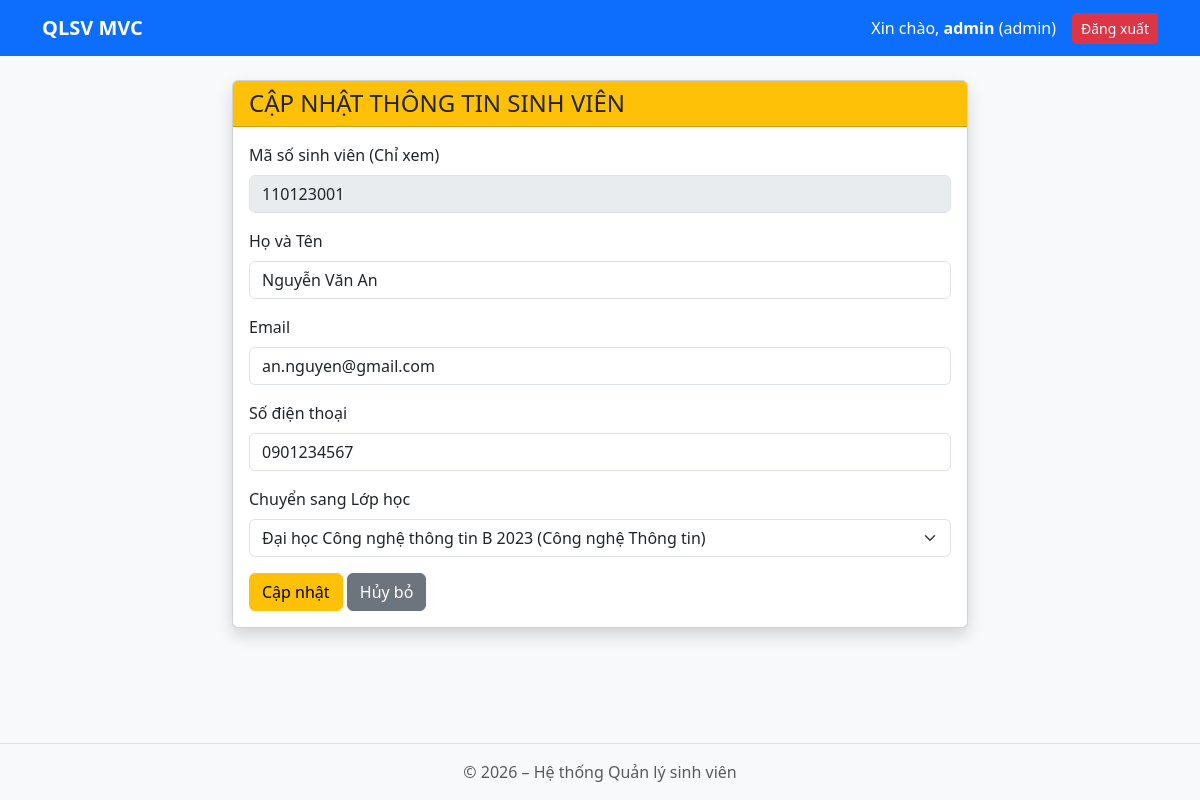
The app's page /index.php?action=student-edit&id=110123001 (signed in) with its own data.
### tables this page shows
CREATE TABLE IF NOT EXISTS `students` (
  `student_id` VARCHAR(9) NOT NULL PRIMARY KEY,
  `fullname` VARCHAR(100) NOT NULL,
  `email` VARCHAR(100) NOT NULL,
  `phone` VARCHAR(15) NOT NULL,
  `class_code` VARCHAR(15) NOT NULL,
  CONSTRAINT `fk_students_classes` FOREIGN KEY (`class_code`) REFERENCES `classes` (`class_code`) ON DELETE CASCADE ON UPDATE CASCADE
);

CREATE TABLE IF NOT EXISTS `classes` (
  `class_code` VARCHAR(15) NOT NULL PRIMARY KEY,
  `class_name` VARCHAR(100) NOT NULL,
  `major_code` VARCHAR(5) NOT NULL,
  CONSTRAINT `fk_classes_majors` FOREIGN KEY (`major_code`) REFERENCES `majors` (`major_code`) ON DELETE CASCADE ON UPDATE CASCADE
);

### app/controllers/StudentController.php (called while the page is built, shortened)
<?php
require_once __DIR__ . '/../models/StudentModel.php';
require_once __DIR__ . '/../models/ClassModel.php';
class StudentController {
    private $studentModel;
    private $classModel;
    public function __construct() {
        $this->db = new DataBase();
        $this->studentModel = new StudentModel($this->db);
        $this->classModel = new ClassModel($this->db);
    }
    public function edit($id) {
        $student = $this->studentModel->findById($id);
        $classes = $this->classModel->all();
        require_once __DIR__ . '/../views/students/edit.php';
    }
}

### public/index.php (called while the page is built, shortened)
<?php
$router = new Router();
$router->dispatch();
?>

### app/models/StudentModel.php (called while the page is built, shortened)
<?php
class StudentModel {
    private $db;
    public function __construct(DataBase $db, $id = null, $fullname = '', $email = '', $phone = '', $class_code = '') {
        $this->db = $db;
        $this->student_id = $id;
        $this->fullname = $fullname;
        $this->email = $email;
        $this->phone = $phone;
        $this->class_code = $class_code;
    }
    public function findById($id) {
        $pdo = $this->db->getConnection();
        $sql = "SELECT s.*, c.class_name, m.major_name
                FROM students s
                JOIN classes c ON s.class_code = c.class_code
                JOIN majors m ON c.major_code = m.major_code
                WHERE s.student_id = :id LIMIT 1";
        $stmt = $pdo->prepare($sql);
        $stmt->bindValue(':id', $id, PDO::PARAM_STR);
        $stmt->execute();
        $row = $stmt->fetch();
        $st = new StudentModel($this->db, $row['student_id'], $row['fullname'], $row['email'], $row['phone'], $row['class_code']);
        $st->class_name = $row['class_name'];
        $st->major_name = $row['major_name'];
        return $st;
    }
}

### app/models/ClassModel.php (called while the page is built, shortened)
<?php
class ClassModel {
    private $db;
    public function __construct(DataBase $db) {
        $this->db = $db;
    }
    public function all() {
        $pdo = $this->db->getConnection();
        $sql = "SELECT c.*, m.major_name
                FROM classes c
                JOIN majors m ON c.major_code = m.major_code
                ORDER BY c.class_code ASC";
        $stmt = $pdo->prepare($sql);
        $stmt->execute();
        return $stmt->fetchAll();
    }
}

### app/views/students/edit.php (the view, shortened to what this page needs)
<?php require_once __DIR__ . '/../layouts/header.php'; ?>
<div class="col-md-8 offset-md-2">
    <div class="card shadow">
        <div class="card-header bg-warning text-dark">
            <h4 class="mb-0">CẬP NHẬT THÔNG TIN SINH VIÊN</h4>
        </div>
        <div class="card-body">
            <form method="POST" action="index.php?action=student-edit&id=<?= $student->student_id ?>">
                <div class="mb-3">
                    <label class="form-label">Mã số sinh viên (Chỉ xem)</label>
                    <input type="text" class="form-control" value="<?= htmlspecialchars($student->student_id) ?>" disabled>
                </div>
                <div class="mb-3">
                    <label class="form-label">Họ và Tên</label>
                    <input type="text" name="fullname" class="form-control" value="<?= htmlspecialchars($student->fullname) ?>" required>
                </div>
                <div class="mb-3">
                    <label class="form-label">Email</label>
                    <input type="email" name="email" class="form-control" value="<?= htmlspecialchars($student->email) ?>" required>
                </div>
                <div class="mb-3">
                    <label class="form-label">Số điện thoại</label>
                    <input type="text" name="phone" class="form-control" value="<?= htmlspecialchars($student->phone) ?>" required>
                </div>
                <div class="mb-3">
                    <label class="form-label">Chuyển sang Lớp học</label>
                    <select name="class_code" class="form-select" required>
                        <?php foreach ($classes as $c): ?>
                            <option value="<?= $c['class_code'] ?>" <?= ($student->class_code == $c['class_code']) ? 'selected' : '' ?>>
                                <?= htmlspecialchars($c['class_name']) ?> (<?= htmlspecialchars($c['major_name']) ?>)
                            </option>
                        <?php endforeach; ?>
                    </select>
                </div>
                <button type="submit" class="btn btn-warning">Cập nhật</button>
                <a href="index.php?action=students&class_code=<?= $student->class_code ?>" class="btn btn-secondary">Hủy bỏ</a>
            </form>
        </div>
    </div>
</div>
<?php require_once __DIR__ . '/../layouts/footer.php'; ?>

### public/css/style.css (style rules this page uses)
body { background-color: #f8f9fa; padding-bottom: 70px; }

### records on screen
students: student_id "110123001", fullname "Nguyễn Văn An", email "an.nguyen@gmail.com", phone "0901234567", class_code "Đại học Công nghệ thông tin B 2023 (Công nghệ Thông tin)"

### other values on screen
$_SESSION['user']['username'] "admin"
$_SESSION['user']['role'] "admin"
